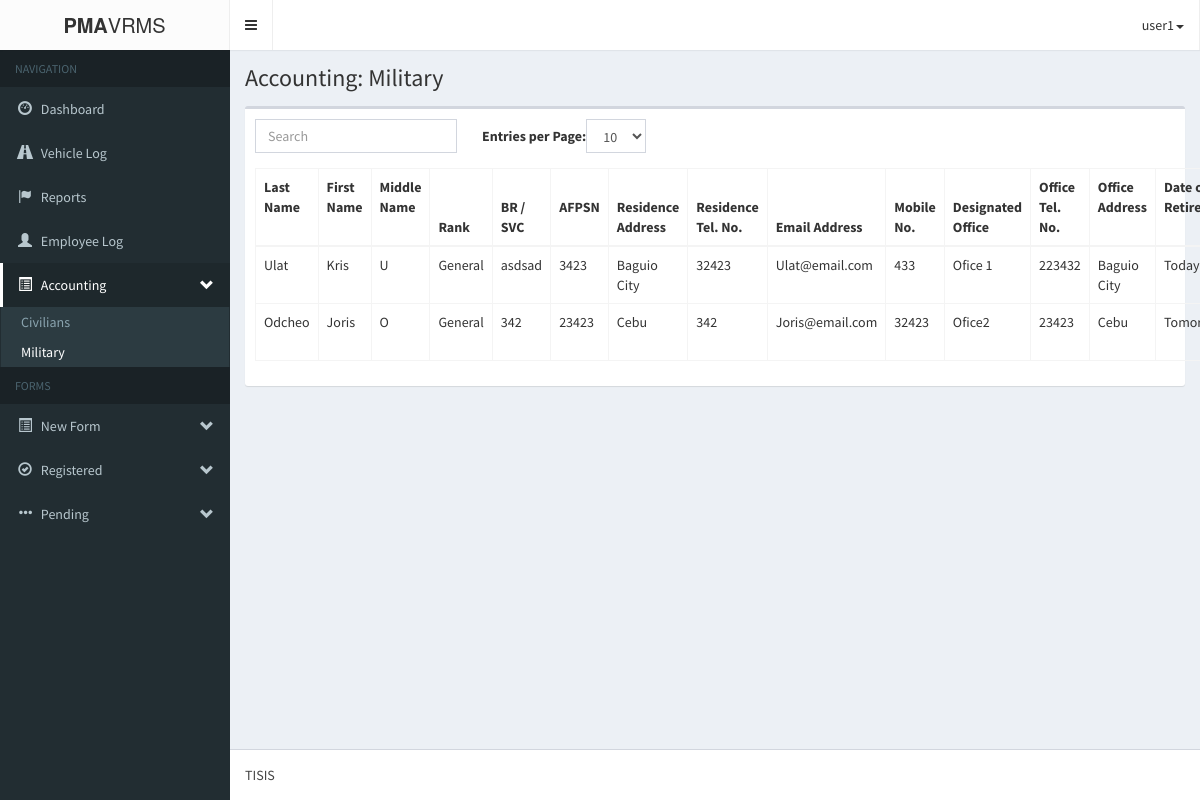
/pma-vrmsAdmin/accountingMilitary.php (signed in), run on an earlier commit of the app's database.
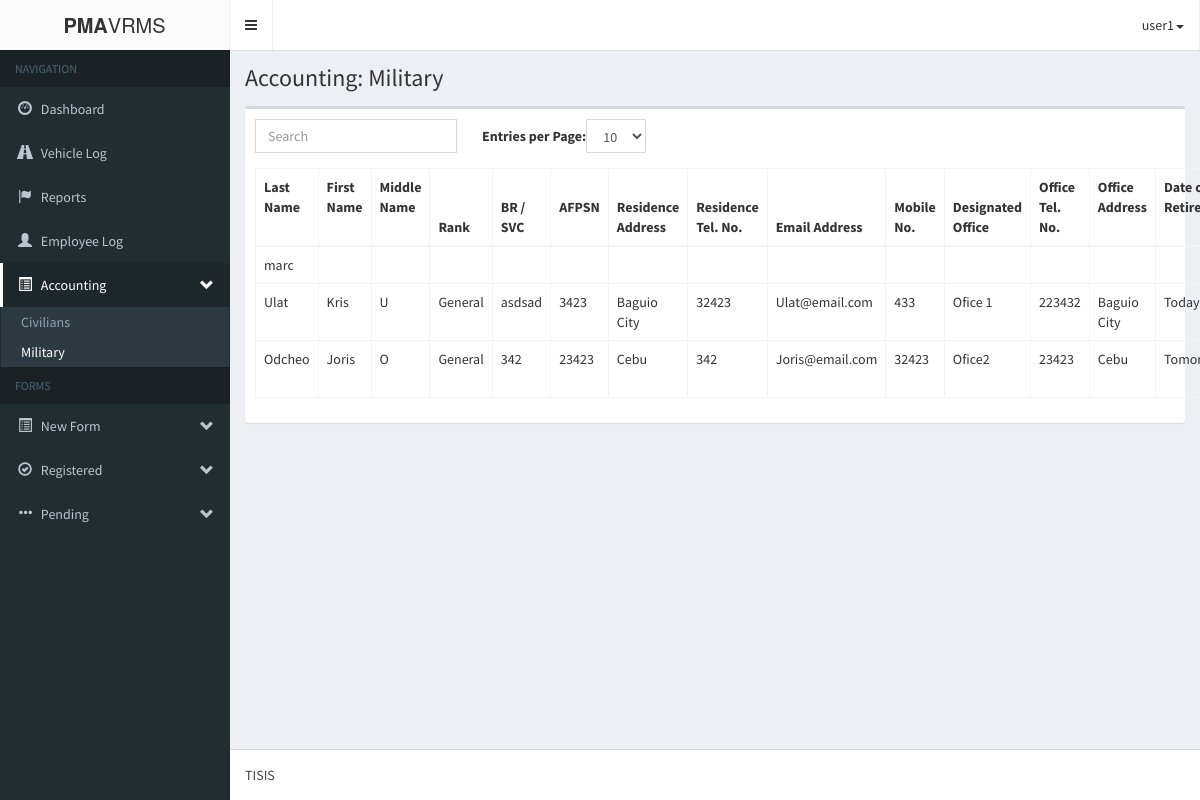
And on a later commit of the database.
### tables this page shows
CREATE TABLE IF NOT EXISTS `form2_militarypd` (
  `m_militaryId` int(11) NOT NULL AUTO_INCREMENT,
  `m_profile` mediumblob NOT NULL,
  `m_lastname` varchar(60) NOT NULL,
  `m_firstname` varchar(60) NOT NULL,
  `m_middlename` varchar(60) NOT NULL,
  `m_rank` varchar(60) NOT NULL,
  `m_brSvc` varchar(60) NOT NULL,
  `m_afpsn` varchar(60) NOT NULL,
  `m_residenceAddress` varchar(60) NOT NULL,
  `m_residenceTelNo` varchar(60) NOT NULL,
  `m_emailAddress` varchar(60) NOT NULL,
  `m_mobileNo` varchar(60) NOT NULL,
  `m_designatedOffice` varchar(60) NOT NULL,
  `m_officeTelNo` varchar(60) NOT NULL,
  `m_officeAddress` varchar(60) NOT NULL,
  `m_retirementDate` varchar(60) NOT NULL,
  `m_class` varchar(10) NOT NULL,
  `m_submitted_requirements` varchar(255) NOT NULL,
  `m_status` varchar(255) NOT NULL,
  `m_dateRegistered` datetime NOT NULL,
  `m_vehicle_id` int(11) NOT NULL,
  PRIMARY KEY (`m_militaryId`)
);

### pma-vrmsAdmin/logic/registered_logic.php (called while the page is built, shortened)
<?php
	require_once('db/database.php');
	$database = new Database();
	$query = 'SELECT * FROM form1_applicantpd ORDER BY a_dateRegistered DESC';
	$database->execute($query);
	$query = 'SELECT * FROM form2_militarypd ORDER BY m_dateRegistered DESC';
	$database->execute($query);
	$militarys = array();
?>

### pma-vrmsAdmin/db/database.php (called while the page is built, shortened)
<?php
	class Database{
		private $database;
		private function connect(){
			$host			= 'localhost';
			$username		= 'root';
			$password		= '';
			$database_name	= 'pma-vrms';
			$port			= 3306;
			$this->database = mysqli_connect($host, $username, $password, $database_name, $port);
		}
		public function execute($query){
			$this->result = mysqli_query($this->database, $query) OR die('Error database');
		}
	}
?>

### pma-vrmsAdmin/accountingMilitary.php (the view, shortened to what the changed rows need)
<!DOCTYPE html>
<html>
<head>
	<link rel="stylesheet" href="bootstrap/css/bootstrap.min.css">
    <link rel="stylesheet" href="fonts/font-awesome.min.css">
    <link rel="stylesheet" href="css/style-main.min.css">
    <link rel="stylesheet" href="bootstrap/css/jquery.bdt.css">
    <link rel="stylesheet" href="css/skin.min.css">
</head>
<body class="hold-transition skin-black sidebar-mini">
    <div class="wrapper">
      <div class="content-wrapper">
        <section class="content-header">
          <h1>
            Accounting: Military
          </h1>
        </section>
        <section class="content">
	       <?php include('logic/registered_logic.php'); ?>
		<div class="'container">
			<div class="row">
				<div class="col-md-12">
                    <div class="box">
                        <div class="box-body">
                            <table class="table table-bordered table-hover" id="bootstrap-table">
                                <thead>
                                    <th>Last Name</th>
                                    <th>First Name</th>
                                    <th>Middle Name</th>
                                    <th>Rank</th>
                                    <th>BR / SVC</th>
                                    <th>AFPSN</th>
                                    <th>Residence Address</th>
                                    <th>Residence Tel. No.</th>
                                    <th>Email Address</th>
                                    <th>Mobile No.</th>
                                    <th>Designated Office</th>
                                    <th>Office Tel. No.</th>
                                    <th>Office Address</th>
                                    <th>Date of Retirement</th>
                                </thead>
                                <tbody>
                                    <?php
                                        foreach ($militarys as $key => $military) {
                                            echo <<<DATA
                                                <tr id='military_$key'>
                                                    <td style='display:none'>$military[m_militaryId]</td>
                                                    <td>$military[m_lastname]</td>
                                                    <td>$military[m_firstname]</td>
                                                    <td>$military[m_middlename]</td>
                                                    <td>$military[m_rank]</td>
                                                    <td>$military[m_brSvc]</td>
                                                    <td>$military[m_afpsn]</td>
                                                    <td>$military[m_residenceAddress]</td>
                                                    <td>$military[m_residenceTelNo]</td>
                                                    <td>$military[m_emailAddress]</td>
                                                    <td>$military[m_mobileNo]</td>
                                                    <td>$military[m_designatedOffice]</td>
                                                    <td>$military[m_officeTelNo]</td>
                                                    <td>$military[m_officeAddress]</td>
                                                    <td>$military[m_retirementDate]</td>
                                                    <td>$military[m_class]</td>
                                                </tr>
DATA;
                                        }
                                    ?>
                                </tbody>
                            </table>
                        </div>
                    </div>
                </div>
</section>
        <br/><br/>
        </div>
    </div>
</body>
</html>

What changed in the data, as far as the page shows it:
added form2_militarypd: m_lastname "marc"
